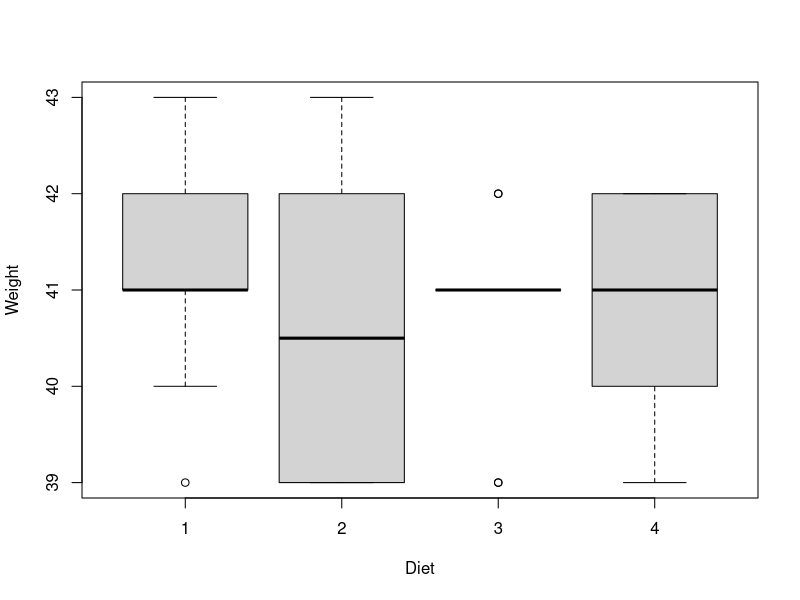
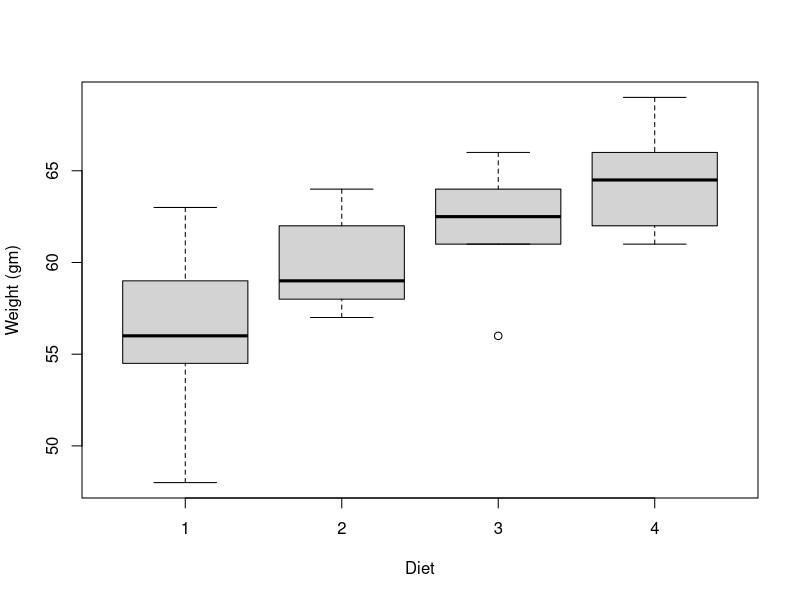
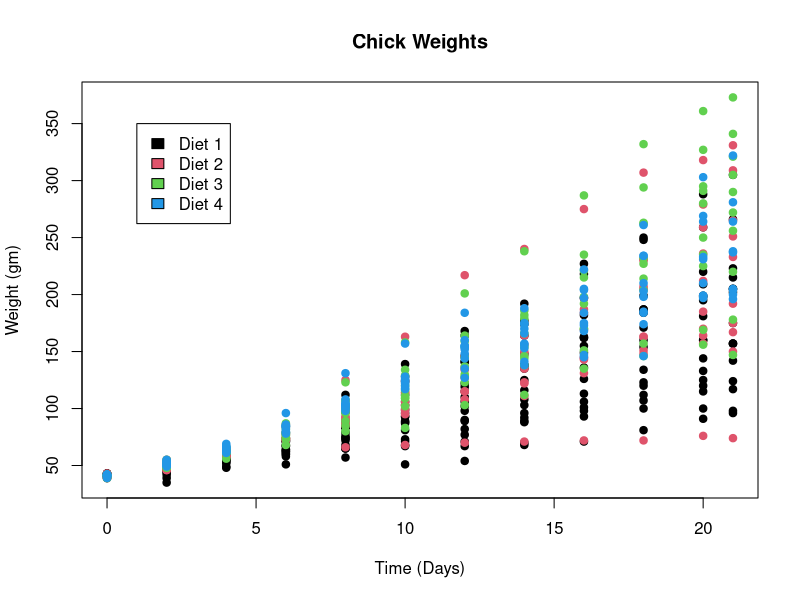
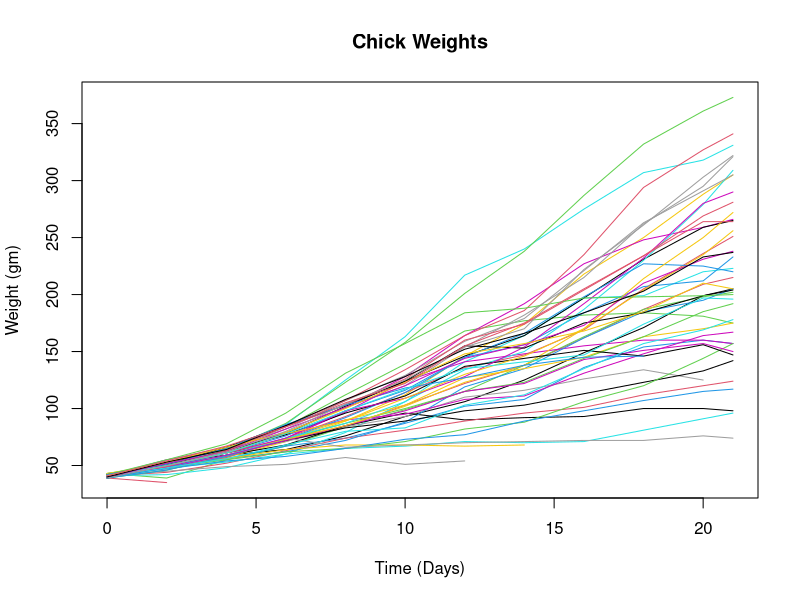

These charts were generated, in order, by the following R code:
#Stats and plotting exercise 
head(ChickWeight)

#1
time_zero <- ChickWeight[ChickWeight$Time == 0,] 
plot(time_zero$Diet, time_zero$weight, xlab = "Diet", ylab = "Weight")
time_zero_model <- lm(formula = time_zero$weight ~ time_zero$Diet)
anova(time_zero_model)

#2
time_end <- ChickWeight[ChickWeight$Time == 4,]
plot(time_end$Diet, time_end$weight, xlab = "Diet", ylab = "Weight (gm)")
time_end_model <- lm(formula = time_end$weight ~ time_end$Diet)
anova(time_end_model)

#3
data <- ChickWeight
data <- within (data, {
  Chick <- factor(Chick)
  Diet <- factor(Diet)
  Time <- factor(Time)
})
summary(aov(weight ~ Diet * Time + Error(Chick), data = data))


#4
plot(ChickWeight$Time, ChickWeight$weight, col=ChickWeight$Diet,
     pch = 19, xlab = "Time (Days)", ylab = "Weight (gm)", main = "Chick Weights" )
legend(1,350, c("Diet 1","Diet 2", "Diet 3", "Diet 4"), 
       unique(ChickWeight$Diet), col=1:length(ChickWeight$Diet))


######
#5
plot(ChickWeight$Time, ChickWeight$weight, col=ChickWeight$Diet, type = "n", pch = 19, xlab = "Time (Days)", ylab = "Weight (gm)", main = "Chick Weights" )

for (i in 1:length(unique(ChickWeight$Chick))) {
  userow <- ChickWeight$Chick == i
  lines(ChickWeight$Time[userow], ChickWeight$weight[userow], col = i)
}

